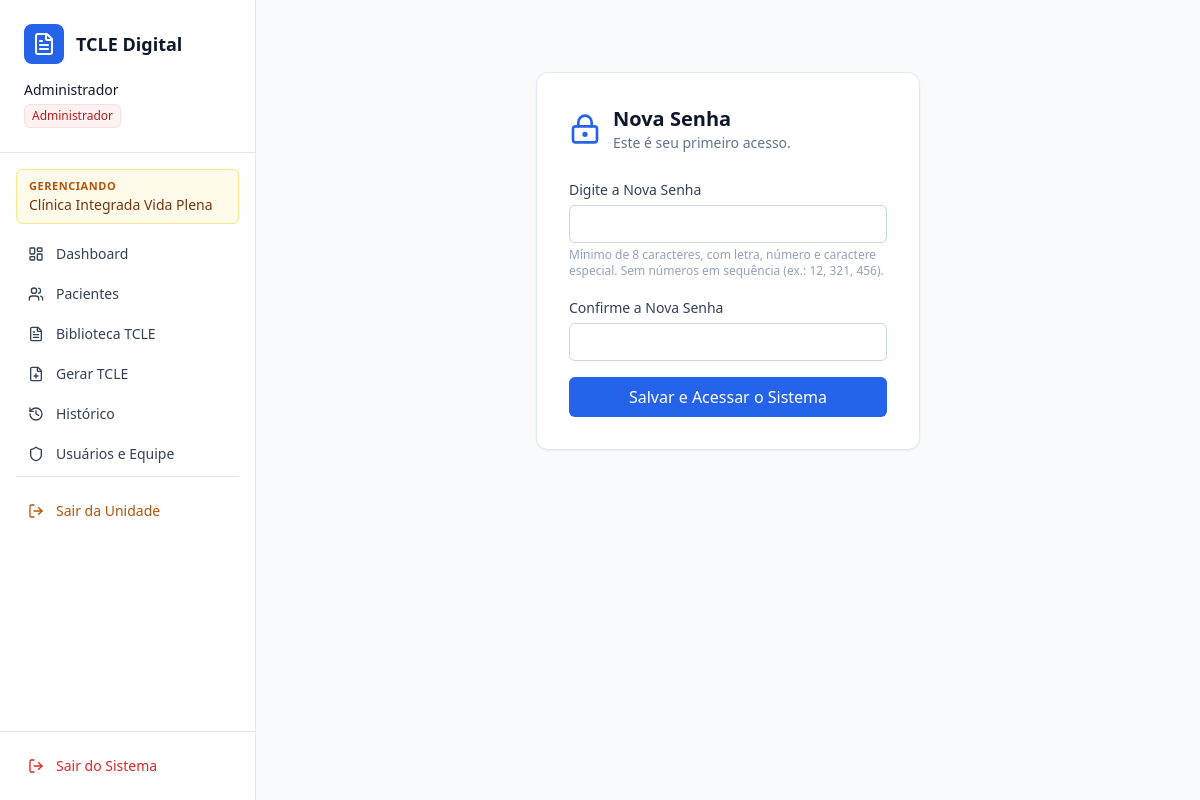
/trocar-senha/ (signed in), run on the app's committed database.
### usuarios/models.py (models this page shows, shortened)
class Usuario(AbstractUser):
    PERFIL_CHOICES = [
        ('ADM', 'Administrador Geral'),
        ('COORDENADOR', 'Coordenador da Instituição'),
        ('PADRAO', 'Usuário Padrão (Profissional de Saúde)'),
    ]
    perfil = models.CharField('Nível de Acesso', max_length=20, choices=PERFIL_CHOICES, default='PADRAO')
    profissao = models.CharField('Profissão', max_length=100, blank=True, null=True)
    registro_profissional = models.CharField(
        'Registro Profissional (CRM/COREN/etc)', max_length=30, blank=True, null=True
    )
    primeiro_acesso = models.BooleanField('Primeiro Acesso', default=True) # Trava de segurança
    instituicao = models.ForeignKey(
        Instituicao,
        on_delete=models.CASCADE,
        related_name='funcionarios',
        blank=True,
        null=True,
        help_text='Deixar em branco apenas se o perfil for Administrador Geral (ADM).'
    )

class Instituicao(models.Model):
    nome = models.CharField('Nome da Instituição', max_length=255)
    cnpj = models.CharField('CNPJ', max_length=18, unique=True, blank=True, null=True)
    telefone = models.CharField('Telefone', max_length=20, blank=True, null=True)
    ativo = models.BooleanField('Instituição Ativa', default=True)
    criado_em = models.DateTimeField(auto_now_add=True)
    class Meta:
        verbose_name = 'Instituição'
        verbose_name_plural = 'Instituições'

### usuarios/views.py (the view, shortened to what this page needs)
# urls.py: path('trocar-senha/', views.trocar_senha, name='trocar_senha'),
@login_required
def trocar_senha(request):
    return render(request, 'usuarios/trocar_senha.html')

### usuarios/context_processors.py (called while the page is built)
def unidade_ativa_processor(request):
    if not request.user.is_authenticated:
        return {}
    is_admin = eh_admin_geral(request.user)
    unidade_ativa = get_instituicao_contexto(request) if is_admin else None
    return {
        'eh_admin_geral': is_admin,
        'unidade_ativa': unidade_ativa,
    }

### usuarios/utils.py (called while the page is built)
def eh_admin_geral(user):
    return user.is_authenticated and (user.perfil == 'ADM' or user.is_superuser)

def get_instituicao_contexto(request):
    user = request.user
    if eh_admin_geral(user):
        inst_id = request.session.get('instituicao_ativa_id')
        if not inst_id:
            return None
        return Instituicao.objects.filter(id=inst_id).first()
    return user.instituicao

def senha_pendente(user):
    return bool(user.is_authenticated and user.primeiro_acesso and not user.is_superuser)

### usuarios/templates/usuarios/trocar_senha.html (shortened to what this page needs)
{% extends 'usuarios/base.html' %}
{% block content %}
<div class="p-8 max-w-md mx-auto mt-10">
    <div class="bg-white p-8 rounded-xl border border-slate-200 shadow-sm">
        <div class="flex items-center gap-3 mb-6">
            <i data-lucide="lock-keyhole" class="w-8 h-8 text-blue-600"></i>
            <div>
                <h1 class="text-xl font-bold text-slate-900">Nova Senha</h1>
                <p class="text-sm text-slate-500">Este é seu primeiro acesso.</p>
            </div>
        </div>
        <form method="POST" class="space-y-4" onsubmit="return validarTrocaSenha()">
            <div>
                <label class="text-sm font-medium text-slate-700">Digite a Nova Senha</label>
                <input type="password" name="senha1" id="senha1" required minlength="8"
                    class="mt-1 w-full rounded-md border border-slate-300 px-3 py-2 text-sm focus:ring-2 focus:ring-blue-600 outline-none">
                <p class="text-xs text-slate-400 mt-1">Mínimo de 8 caracteres, com letra, número e caractere especial. Sem números em sequência (ex.: 12, 321, 456).</p>
            </div>
            <div>
                <label class="text-sm font-medium text-slate-700">Confirme a Nova Senha</label>
                <input type="password" name="senha2" id="senha2" required minlength="8"
                    class="mt-1 w-full rounded-md border border-slate-300 px-3 py-2 text-sm focus:ring-2 focus:ring-blue-600 outline-none">
            </div>
            <button type="submit"
                class="w-full bg-blue-600 text-white font-medium py-2 rounded-md hover:bg-blue-700 transition-colors mt-4">
                Salvar e Acessar o Sistema
            </button>
        </form>
    </div>
</div>
{% endblock %}

### usuarios/templates/usuarios/base.html (shortened to what this page needs)
<!DOCTYPE html>
<html lang="pt-br">
<head>
    <script src="https://cdn.tailwindcss.com"></script>
</head>
<body class="bg-slate-50 text-slate-900 h-screen flex overflow-hidden">
    <aside class="w-64 bg-white border-r border-slate-200 h-screen flex flex-col">
        <div class="p-6 border-b border-slate-200">
            <div class="flex items-center gap-3 mb-4">
                <div class="bg-blue-600 p-2 rounded-lg">
                    <i data-lucide="file-text" class="w-6 h-6 text-white"></i>
                </div>
                <h2 class="font-semibold text-lg">TCLE Digital</h2>
            </div>
            <div class="space-y-1">
                <p class="text-sm font-medium text-slate-900">{{ request.user.first_name|default:"Administrador" }}</p>
                {% if request.user.perfil == 'ADM' or request.user.is_superuser %}
                <span
                    class="inline-flex items-center rounded-md bg-red-50 px-2 py-1 text-xs font-medium text-red-700 ring-1 ring-inset ring-red-600/10">Administrador</span>
                {% elif request.user.perfil == 'COORDENADOR' %}
                <span
                    class="inline-flex items-center rounded-md bg-purple-50 px-2 py-1 text-xs font-medium text-purple-700 ring-1 ring-inset ring-purple-600/10">Coordenador</span>
                {% else %}
                <span
                    class="inline-flex items-center rounded-md bg-blue-50 px-2 py-1 text-xs font-medium text-blue-700 ring-1 ring-inset ring-blue-700/10">Usuário
                    Padrão</span>
                {% endif %}
            </div>
        </div>
        <nav class="flex-1 p-4 space-y-1 overflow-y-auto">
            {% if eh_admin_geral and not unidade_ativa %}
            <a href="{% url 'painel_adm' %}"
                class="flex items-center w-full px-3 py-2 text-sm font-medium rounded-md bg-blue-50 text-blue-700">
                <i data-lucide="building" class="w-4 h-4 mr-3"></i> Unidades de Saúde
            </a>
            {% elif eh_admin_geral and unidade_ativa %}
            <div class="mb-3 px-3 py-2 rounded-md bg-amber-50 border border-amber-200">
                <p class="text-[11px] font-semibold text-amber-700 uppercase tracking-wider">Gerenciando</p>
                <p class="text-sm font-medium text-amber-900 truncate">{{ unidade_ativa.nome }}</p>
            </div>
            <a href="{% url 'dashboard' %}"
                class="flex items-center w-full px-3 py-2 text-sm font-medium rounded-md hover:bg-slate-50 text-slate-700">
                <i data-lucide="layout-dashboard" class="w-4 h-4 mr-3"></i> Dashboard
            </a>
            <a href="{% url 'pacientes' %}"
                class="flex items-center w-full px-3 py-2 text-sm font-medium rounded-md hover:bg-slate-50 text-slate-700">
                <i data-lucide="users" class="w-4 h-4 mr-3"></i> Pacientes
            </a>
            <a href="{% url 'biblioteca' %}"
                class="flex items-center w-full px-3 py-2 text-sm font-medium rounded-md hover:bg-slate-50 text-slate-700">
                <i data-lucide="file-text" class="w-4 h-4 mr-3"></i> Biblioteca TCLE
            </a>
            <a href="{% url 'gerar_tcle' %}"
                class="flex items-center w-full px-3 py-2 text-sm font-medium rounded-md hover:bg-slate-50 text-slate-700">
                <i data-lucide="file-plus" class="w-4 h-4 mr-3"></i> Gerar TCLE
            </a>
            <a href="{% url 'historico' %}"
                class="flex items-center w-full px-3 py-2 text-sm font-medium rounded-md hover:bg-slate-50 text-slate-700">
                <i data-lucide="history" class="w-4 h-4 mr-3"></i> Histórico
            </a>
            <a href="{% url 'gerenciar_equipe' %}"
                class="flex items-center w-full px-3 py-2 text-sm font-medium rounded-md hover:bg-slate-50 text-slate-700">
                <i data-lucide="shield" class="w-4 h-4 mr-3"></i> Usuários e Equipe
            </a>
            <div class="pt-4 mt-4 border-t border-slate-200">
                <a href="{% url 'sair_unidade' %}"
                    class="flex items-center w-full px-3 py-2 text-sm font-medium rounded-md text-amber-700 hover:bg-amber-50">
                    <i data-lucide="log-out" class="w-4 h-4 mr-3"></i> Sair da Unidade
                </a>
            </div>
            {% endif %}
        </nav>
        <div class="p-4 border-t border-slate-200">
            <form action="{% url 'logout' %}" method="post">
                <button type="submit"
                    class="flex items-center w-full px-3 py-2 text-sm font-medium rounded-md text-red-600 hover:bg-red-50 hover:text-red-700">
                    <i data-lucide="log-out" class="w-4 h-4 mr-3"></i> Sair do Sistema
                </button>
            </form>
        </div>
    </aside>
    <main class="flex-1 overflow-y-auto">
        {% block content %}
        {% endblock %}
    </main>
</body>
</html>

### data on the page
Usuario: user.first_name "Administrador"
Instituicao: nome "Clínica Integrada Vida Plena"
